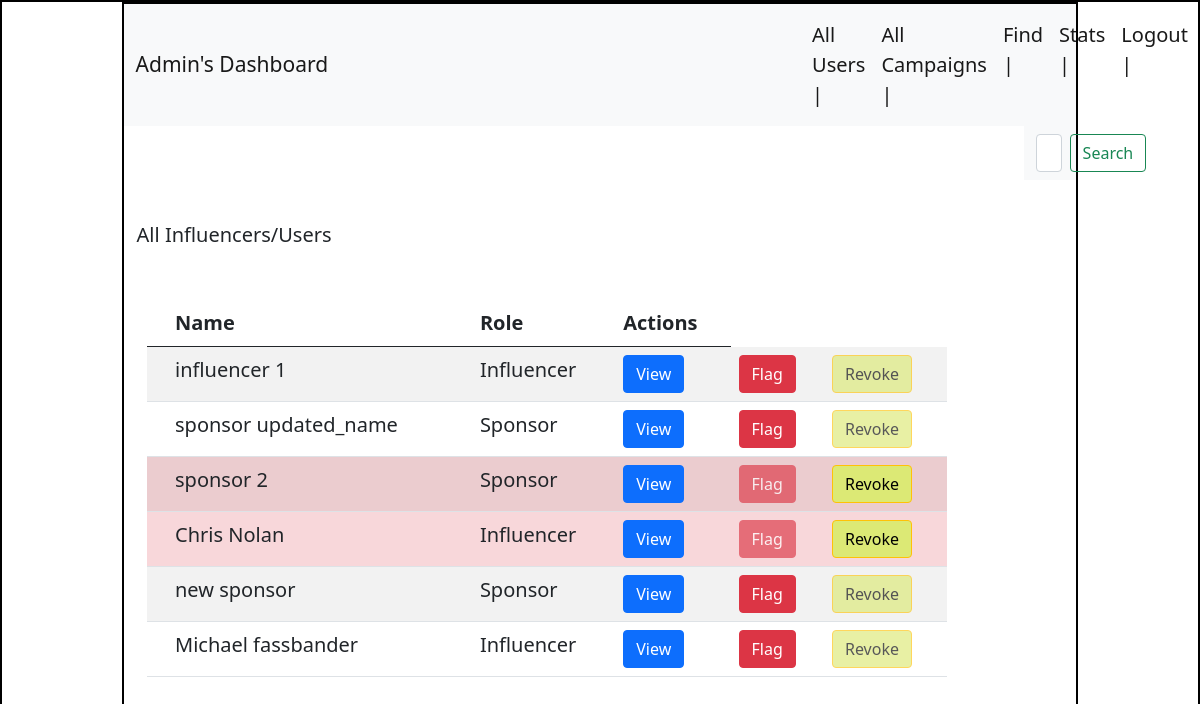
Page /all_users on the committed database.
### backend/models.py (models this page shows)
class user_table(db.Model):
    __tablename__ = "user_table"
    id = db.Column(db.Integer, primary_key=True)
    email = db.Column(db.String, nullable=False)
    full_name = db.Column(db.String, nullable=False)
    user_name = db.Column(db.String, nullable=False)
    pwd = db.Column(db.String, nullable=False)
    role = db.Column(db.Integer, nullable=False)
    status = db.Column(db.Integer,nullable = False,default = 1)
    user_influencer = db.relationship("influencers", backref="user")
    user_sponsor = db.relationship("sponsors", backref="user")

### backend/controllers.py (the view)
@app.route("/all_users",methods=["GET","POST"])
def all_users():
    user_list = get_users()
    influencers_list = get_influencers()
    sponsors_list = get_sponsors()
    return render_template("admin-all-users.html",user_list = user_list , sponsors_list = sponsors_list ,influencers_list = influencers_list)

### backend/controllers.py (called while the page is built)
def get_users():
    users = user_table.query.all()
    users_dict = {}
    for user in users:
        if user.id not in users_dict.keys():
            users_dict[user.id] = [user.email,user.full_name,user.user_name,user.role,user.status]
    return dict(users_dict)

def get_influencers():
    influencers_data = influencers.query.all()
    inf_dict = {}
    for inf in influencers_data:
        if inf.id not in inf_dict.keys():
            inf_dict[inf.id] = [inf.category,inf.niche,inf.followers_count]
    return dict(inf_dict)

def get_sponsors():
    sponsors_data = sponsors.query.all()
    spo_dict = {}
    for spo in sponsors_data:
        if spo.id not in spo_dict.keys():
            spo_dict[spo.id] = [spo.industry,spo.budget]
    return dict(spo_dict)

### templates/admin-all-users.html (shortened to what this page needs)
<!DOCTYPE html>
<html lang="en">
<head>
    <link rel="stylesheet" href="/static/style.css">
    <link href="https://cdn.jsdelivr.net/npm/bootstrap@5.0.2/dist/css/bootstrap.min.css" rel="stylesheet">
</head>
<body>
    <div id="container">
        <div id="panel">
            <div>
              <nav class="navbar navbar-expand-lg navbar-light bg-light">
                <div class="container-fluid">
                  <a class="navbar-brand" style="font-size:21px;" href="#">Admin's Dashboard</a>
                  <div class="collapse navbar-collapse navbar-collapse-custom" id="navbarNavDropdown">
                    <ul class="navbar-nav" style="font-size:20px;">
                      <li class="nav-item">
                        <a class="nav-link active" aria-current="page" href="/all_users">All Users |</a>
                      </li>
                      <li class="nav-item">
                        <a class="nav-link active" aria-current="page" href="/all_campaigns">All Campaigns |</a>
                      </li>
                      <li class="nav-item">
                        <a class="nav-link active" aria-current="page" href="#">Find |</a>
                      </li>
                      <li class="nav-item">
                        <a class="nav-link active" aria-current="page" href="#">Stats |</a>
                      </li>
                      <li class="nav-item">
                        <a class="nav-link active" aria-current="page" href="/login">Logout |</a>
                      </li>
                  </div>
                </div>
              </nav>
            </div>
            <div style="margin-left:  900px;">
            <nav class="navbar navbar-light bg-light">
                <div class="container-fluid">
                  <form class="d-flex">
                    <input class="form-control me-2" type="search" placeholder="Search" aria-label="Search">
                    <button class="btn btn-outline-success" type="submit">Search</button>
                  </form>
                </div>
              </nav>
            </div>
            <div style="margin-top:40px;margin-left:13px;font-size:20px;">
              All Influencers/Users
              <div id="dashboard-tables" style="width:800px;">
                {% if user_list %}
                  <table class="table table-striped">
                    <thead>
                      <tr>
                        <th scope="row"></th>
                        <td><b>Name</b></td>
                        <td><b>Role</b></td>
                        <td><span><b>Actions</b></span></td>
                      </tr>
                    </thead>
                    <tbody>
                      {% for key, value in user_list.items() %}
                        {% if value[3] != 0 %}
                          <tr class="{% if value[4] == 0 %}table-flagged{% endif %}">
                            <th scope="row"></th>
                            <td>{{ value[1] }}</td>
                            {% if value[3] == 1 %}
                              <td>Influencer</td>
                            {% else %}
                              <td>Sponsor</td>
                            {% endif %}
                            <td>
                              {% if key in influencers_list %}
                                <button type="button" class="btn btn-primary" data-bs-toggle="modal" data-bs-target="#viewModal" data-name="{{ value[1] }}" data-role="Influencer" data-category="{{ influencers_list[key][0] }}" data-niche="{{ influencers_list[key][1] }}" data-followers="{{ influencers_list[key][2] }}">
                                  View
                                </button>
                              {% endif %}
                              {% if key in sponsors_list %}
                                <button type="button" class="btn btn-primary" data-bs-toggle="modal" data-bs-target="#viewModal" data-name="{{ value[1] }}" data-role="Sponsor" data-industry="{{ sponsors_list[key][0] }}" data-budget="{{ sponsors_list[key][1] }}">
                                  View
                                </button>
                              {% endif %}
                            </td>
                            <td>
                              <button
                                type="button"
                                class="btn btn-danger"
                                data-bs-toggle="modal"
                                data-bs-target="#flagModal"
                                data-id="{{ key }}"
                                data-name="{{ value[1] }}"
                                data-role="Influencer"
                                {% if value[4] == 0 %}disabled aria-label="Flag {{ value[1] }} (disabled)" {% else %} aria-label="Flag {{ value[1] }}"{% endif %}>
                                Flag
                              </button>
                            </td>
                            <td>
                              <button type="button" class="btn btn-warning" style="background-color: rgb(220, 233, 117); color: black;" data-bs-toggle="modal" data-bs-target="#revokeModal" data-id="{{ key }}" data-name="{{ value[1] }}" data-role="Influencer" {% if value[4] == 1 %}disabled{% endif %}>
                                Revoke
                              </button>
                            </td>
                          </tr>
                        {% endif %}
                      {% endfor %}
                    </tbody>
                  </table>
                {% else %}
                  <h2>No users available</h2>
                {% endif %}
              </div>
            </div>
        </div>
      </div>
</body>
</html>

### static/style.css (style rules this page uses)
* { margin : 0px; }
#container,#panel { border : 2px solid black }
#panel { width:80%; margin: auto; height: 1100px; }
.navbar-collapse-custom { margin-left: 460px; }
#dashboard-tables { margin-left: 10px; margin-top: 50px; border-collapse: collapse; }
.table-flagged { background-color: #f8d7da; }

### rows in the picture
user_table: full_name "influencer 1"
user_table: full_name "sponsor updated_name"
user_table: full_name "sponsor 2"
user_table: full_name "Chris Nolan"
user_table: full_name "new sponsor"
user_table: full_name "Michael fassbander"
